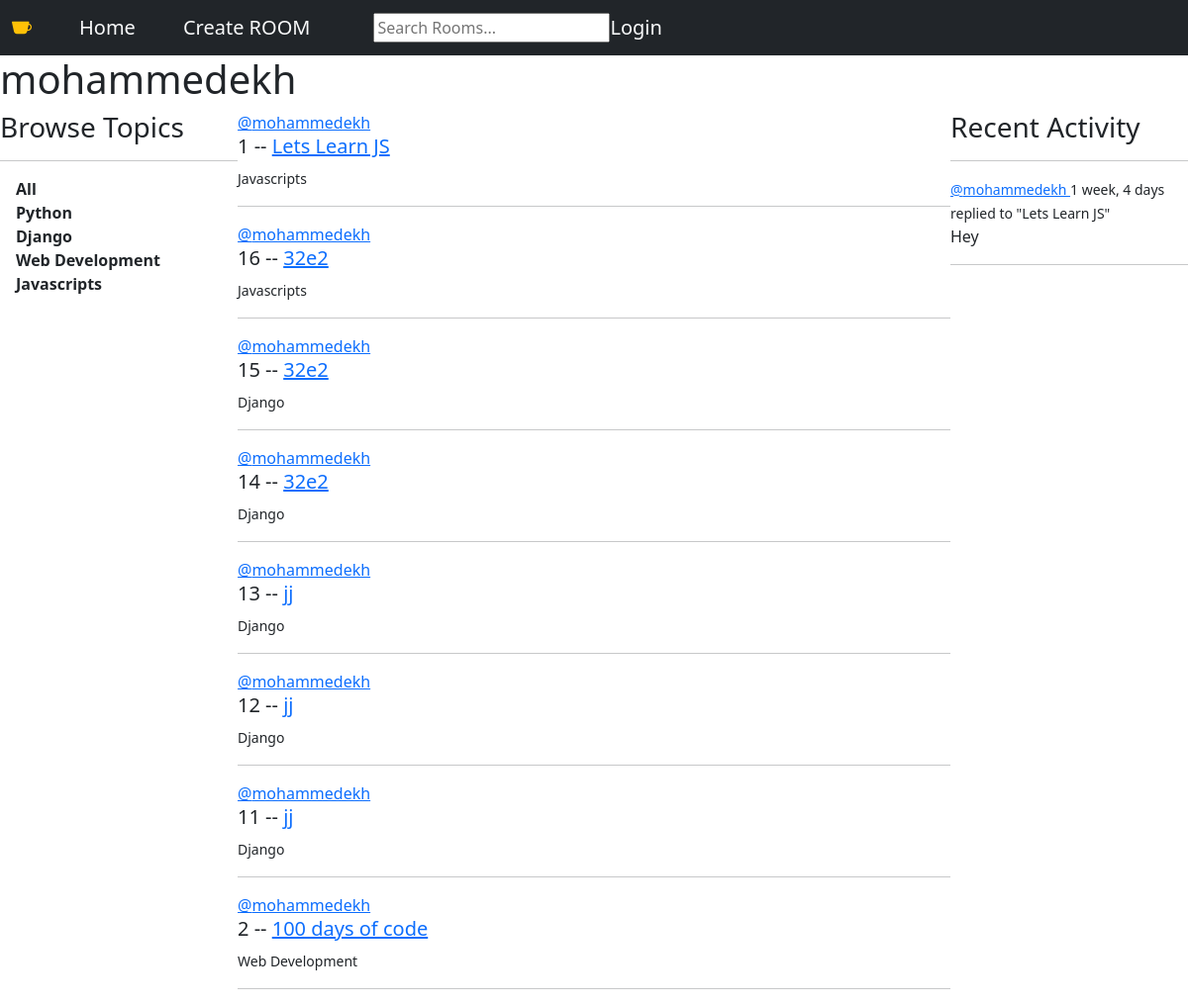
The app's page /profile/1 with its own data.
### base/models.py (models this page shows, shortened)
class Topic(models.Model):
    name = models.CharField(max_length=200)

class Room(models.Model):
    host = models.ForeignKey(User, on_delete=models.SET_NULL, null=True)
    topic = models.ForeignKey(Topic, on_delete=models.SET_NULL, null=True)
    name = models.CharField(max_length=200)
    description = models.TextField(null=True, blank=True)
    Participants =  models.ManyToManyField(User, related_name='Participants', blank=True)
    updated = models.DateTimeField(auto_now=True)
    created = models.DateTimeField(auto_now_add=True)
    class Meta:
        ordering =['-updated','-created']
    def __str__(self):
        return self.name

class Message(models.Model):
    user    = models.ForeignKey(User,on_delete=models.CASCADE)
    room    = models.ForeignKey(Room, on_delete=models.CASCADE)
    body    = models.TextField()
    updated = models.DateTimeField(auto_now=True)
    created = models.DateTimeField(auto_now_add=True)
    class Meta:
        ordering =['-updated','-created']
    def __str__(self):
        return self.body[0:50]

### base/views.py (the view)
# urls.py: path('profile/<str:pk>',views.userProfile, name="user-profile"),
def userProfile(request,pk):
    user =User.objects.get(id=pk)
    rooms = user.room_set.all()
    room_messages = user.message_set.all()
    topics = Topic.objects.all()
    context={'user':user,'rooms':rooms,'room_messages':room_messages,'topics':topics}
    return render(request, 'base/profile.html',context)

### base/templates/base/profile.html
{% extends 'main.html'%}
{% block content%}
<h1>{{user.username}}</h1>
<div class=" profile-container">
    <div>{% include 'base/topics_component.html'%}</div>
    <div>{% include 'base/feed_component.html'%}</div>
    <div>{% include 'base/activity_component.html'%}</div>
</div>
{% endblock content %}

### templates/main.html (shortened to what this page needs)
{% load static %}
<!DOCTYPE html>
<html lang="en">
<head>
    <link rel="stylesheet" type="text/css" href="{% static '/css/base.css' %}">
</head>
<body>
    {% include 'navbar.html'%}
    {% block content %}
    {% endblock %}
</body>
</html>

### templates/navbar.html (shortened to what this page needs)
<!doctype html>
<html lang="en">
  <head>
    <link href="https://cdn.jsdelivr.net/npm/bootstrap@5.2.0-beta1/dist/css/bootstrap.min.css" rel="stylesheet">
    <link rel="stylesheet" href="https://cdn.jsdelivr.net/npm/bootstrap-icons@1.8.3/font/bootstrap-icons.css">
</head>
  <body>
<nav class="navbar bg-dark">
    <div class="container-fluid justify-content-start ">
      <a class="navbar-brand me-5"  href="{% url 'home page' %}"><i class="bi bi-cup-fill text-warning"></i></a>
      <a class="navbar-brand text-light me-5" href="{% url 'home page' %}">Home</a>
      <a class="navbar-brand text-light " href="{% url 'create-room' %}">Create ROOM</a>
      <form class="ms-5 justify-content-end" action="{% url 'home page'%}" method="GET">
          <input type="text" name="q" placeholder="Search Rooms...">
      </form>
      {% if request.user.is_authenticated %}
      <h4 class="navbar-brand text-light pt-3 ms-2">Hello {{request.user}}</h4>
      <a class="navbar-brand text-light " href="{% url 'logout' %}">Logout</a>
      {% else %}
      <a class="navbar-brand text-light " href="{% url 'login' %}">Login</a>
      {% endif%}
    </div>
  </nav>
  </body>
</html>

### base/templates/base/topics_component.html
<h3>Browse Topics </h3>
<hr>
<div> <a class="text-decoration-none fw-bold text-dark ms-3 " href="{%url 'home page'%}">All</a></div>
{% for topic in topics %}
<div> <a class="text-decoration-none fw-bold text-dark ms-3 " href="{%url 'home page'%}?q={{topic.name}}">{{topic.name}}</a></div>
{% endfor %}

### base/templates/base/feed_component.html (shortened to what this page needs)
        {%for room in rooms %}
        <a href="{%url 'user-profile' room.host.id %}">@{{room.host.username}}</a>
        <h5>{{room.id}} --  <a href="{% url 'room' room.id %}"> {{room.name }} </a></h5>
        <small>{{room.topic.name}}</small>
        <hr>
{% endfor %}

### base/templates/base/activity_component.html (shortened to what this page needs)
            <h3> Recent Activity</h3>
            <hr>
                {% for message in room_messages%}
                <div>
                    <small>
                     <a href="{% url 'user-profile' message.user.id%}">   @{{message.user}} </a> {{message.created|timesince}}</small>
                        <small>replied to "{{message.room}}"</small>
                        <p>{{message}}</p>
                    <hr>
                </div>
                {% endfor %}

### static/css/base.css (style rules this page uses)
.profile-container { display:grid; grid-template-columns: 1fr 3fr 1fr; }

### records on screen
Topic: name "Python"
Topic: name "Django"
Topic: name "Web Development"
Topic: name "Javascripts"
Room: host.username "mohammedekh", id "1", name "Lets Learn JS", topic.name "Javascripts"
Room: host.username "mohammedekh", id "16", name "32e2", topic.name "Javascripts"
Room: host.username "mohammedekh", id "15", name "32e2", topic.name "Django"
Room: host.username "mohammedekh", id "14", name "32e2", topic.name "Django"
Room: host.username "mohammedekh", id "13", name "jj", topic.name "Django"
Room: host.username "mohammedekh", id "12", name "jj", topic.name "Django"
Room: host.username "mohammedekh", id "11", name "jj", topic.name "Django"
Room: host.username "mohammedekh", id "2", name "100 days of code", topic.name "Web Development"
Message: user "mohammedekh", created "1 week, 4 days", room "Lets Learn JS", body "Hey"

### other values on screen
{{ user.username }} "mohammedekh"
